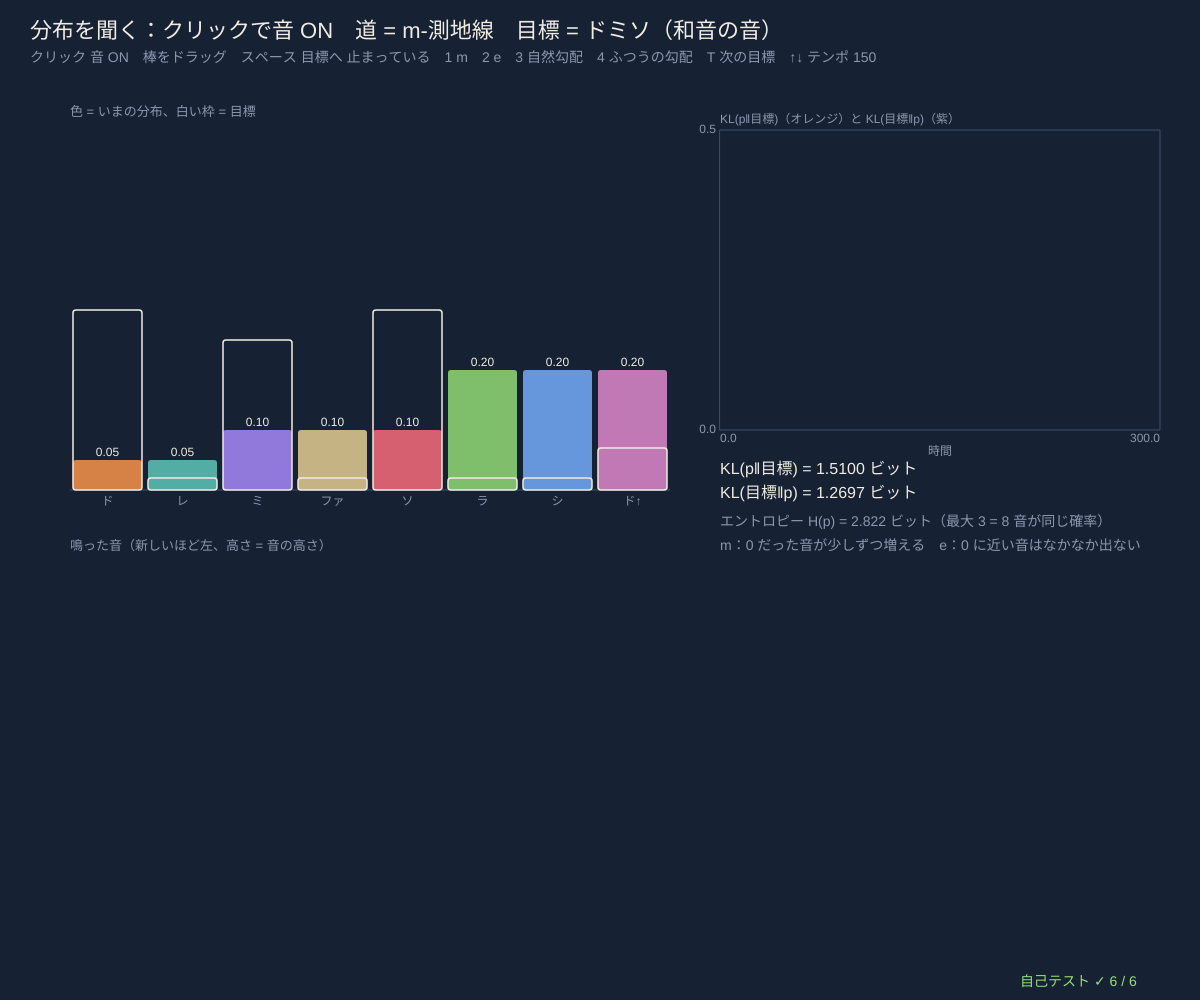
Frame 1 (no input)
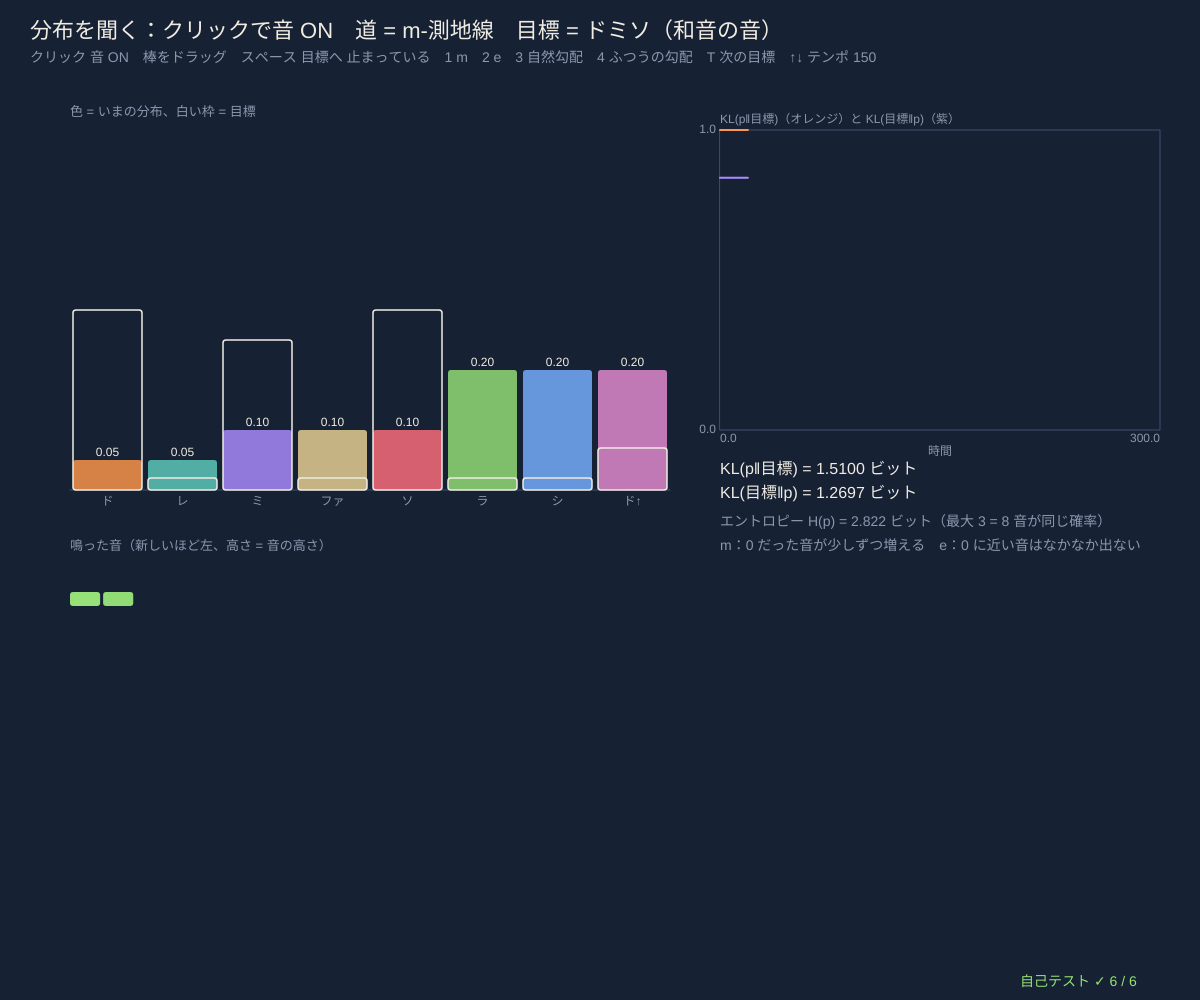
Frame 60 (no input)
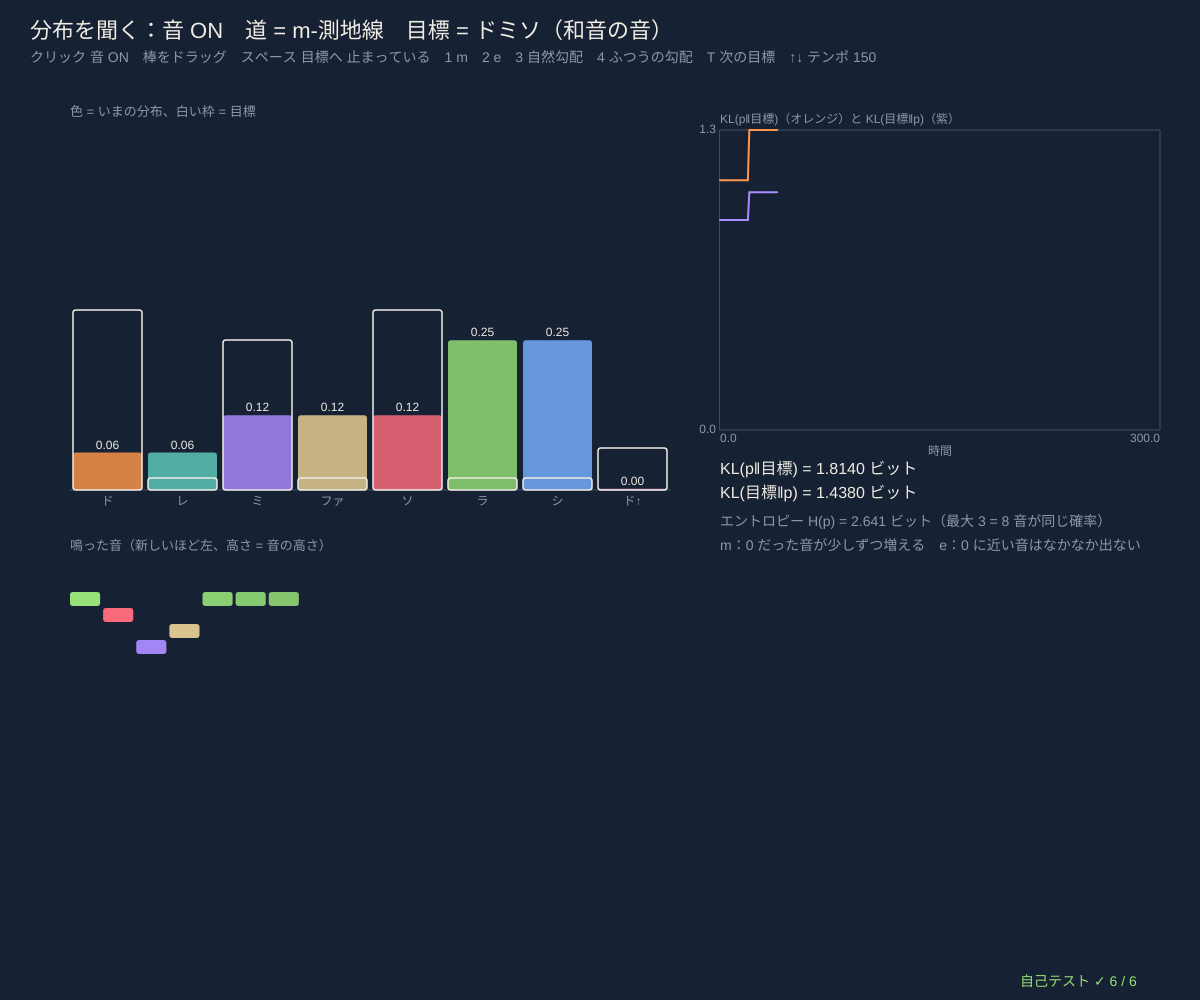
Frame 120 (the mouse pressed at the canvas centre since frame 60)

The p5.js sketch that drew these frames (run headless with seeded random() and noise() and a simulated clock; from frame 60 on, the mouse is pressed at the canvas centre):

// p5.js sketch
// ── sketch.js
// ============================================
// 14 分布を聞く 🔊 ─ 8 つの音（ド〜高いド）の確率分布から、拍ごとに 1 音をくじ引きして鳴らす
// 目標の分布（白い枠）へなめらかに近づける道を 4 通り：1 m-測地線（確率を混ぜる）2 e-測地線（対数で混ぜる）
// 3 自然勾配（KL(目標‖p) をフィッシャー行列 7×7 の連立方程式で）4 ふつうの勾配（ソフトマックスの対数のまま）。道によってメロディの変わり方がちがう
// 自然勾配の道は m-測地線とほぼ同じ（η 座標でまっすぐ目標へ）。いまの KL を表示
// クリック 音 ON / 棒をドラッグ = いまの分布 / スペース 目標へ向かう・止まる / 1〜4 道 / T 次の目標 / ↑↓ テンポ
// ============================================

const NOTES = [60, 62, 64, 65, 67, 69, 71, 72];   // ★ 鳴らす音（MIDI：ド レ ミ ファ ソ ラ シ ド）
const NOTE_NAMES = ['ド', 'レ', 'ミ', 'ファ', 'ソ', 'ラ', 'シ', 'ド↑'];
const TARGETS = [                         // ★ 目標の分布
  ['ドミソ（和音の音）', [0.3, 0.02, 0.25, 0.02, 0.3, 0.02, 0.02, 0.07]],
  ['高い音ばかり', [0.01, 0.01, 0.02, 0.04, 0.1, 0.2, 0.3, 0.32]],
  ['レとラだけ', [0.01, 0.45, 0.01, 0.01, 0.01, 0.48, 0.01, 0.02]],
  ['一様', [0.125, 0.125, 0.125, 0.125, 0.125, 0.125, 0.125, 0.125]],
];
const PATHS = ['m-測地線', 'e-測地線', '自然勾配', 'ふつうの勾配'];
let pNow = [0.05, 0.05, 0.1, 0.1, 0.1, 0.2, 0.2, 0.2], pStart = null, tgK = 0, pathK = 0, moving = false, sMix = 0, thetaVec = null, bpm = 150, nextBeat = 0, roll = [], klHist = [], barR, dragging = false;

function setup() { createCanvas(windowWidth, windowHeight); selfTest(); seedRng(14); layout(); }
function windowResized() { resizeCanvas(windowWidth, windowHeight); layout(); }
function layout() { barR = { x: 70, y: 130, w: width * 0.5, h: height * 0.36 }; }
function tgt() { return normP(TARGETS[tgK][1]); }
function logits(p) { return p.map((v) => safeLog(v) - safeLog(p[p.length - 1])); }     // θ_i = log(p_i / p_8)（最後は 0）
function softmax(th) { let m = Math.max(...th), e = th.map((v) => Math.exp(v - m)), s = e.reduce((a, b) => a + b, 0); return e.map((v) => v / s); }
// ★ 自然勾配の 1 歩：∇_θ KL(t‖p) = p − t（7 成分）、F = diag(p) − p pᵀ（7×7）を解いて Δθ = −lr F⁻¹ ∇
function naturalStep(th, t, lr) {
  let p = softmax(th), n = p.length - 1, F = [], g = [];
  for (let i = 0; i < n; i++) { F.push([]); for (let j = 0; j < n; j++) F[i].push((i === j ? p[i] : 0) - p[i] * p[j]); g.push(p[i] - t[i]); }
  let d = solveLin(F, g);
  return th.map((v, i) => (i < n ? v - lr * clampv(d[i], -50, 50) : 0));
}
function plainStep(th, t, lr) { let p = softmax(th); return th.map((v, i) => (i < th.length - 1 ? v - lr * (p[i] - t[i]) : 0)); }
function startMove() { pStart = pNow.slice(); sMix = 0; thetaVec = logits(pNow); moving = true; klHist = []; }
function advance() {                     // 1 フレーム分だけ目標へ近づける
  let t = tgt();
  if (pathK === 0 || pathK === 1) { sMix = Math.min(1, sMix + 1 / 360); pNow = pathK === 0 ? mixM(pStart, t, sMix) : mixE(pStart, t, sMix); if (sMix >= 1) moving = false; }
  else { thetaVec = pathK === 2 ? naturalStep(thetaVec, t, 0.012) : plainStep(thetaVec, t, 0.25); pNow = softmax(thetaVec); if (divKL(t, pNow) < 1e-5) moving = false; }
  pNow = mixFloor(pNow, 1e-6);
}

function draw() {
  background(...BG);
  hudTitle('分布を聞く：' + (audioCtx ? '音 ON' : 'クリックで音 ON') + '　道 = ' + PATHS[pathK] + '　目標 = ' + TARGETS[tgK][0], 'クリック 音 ON　棒をドラッグ　スペース 目標へ ' + (moving ? '移動中' : '止まっている') + '　1 m　2 e　3 自然勾配　4 ふつうの勾配　T 次の目標　↑↓ テンポ ' + bpm);
  if (moving) advance();
  let t = tgt(), kl = divKL(pNow, t), klr = divKL(t, pNow);
  if (frameCount % 3 === 0) { klHist.push([kl, klr]); if (klHist.length > 300) klHist.shift(); }
  // ---- 拍ごとに 1 音
  if (audioCtx) {
    let now = audioCtx.currentTime;
    if (nextBeat < now) nextBeat = now + 0.05;
    while (nextBeat < now + 0.1) { let k = sampleIndex(pNow); playNote(midiHz(NOTES[k]), nextBeat, 0.35, 'triangle', 0.35); roll.unshift({ k, life: 1 }); if (roll.length > 32) roll.pop(); nextBeat += 60 / bpm; }
  } else if (frameCount % Math.round(3600 / bpm) === 0) { roll.unshift({ k: sampleIndex(pNow), life: 1 }); if (roll.length > 32) roll.pop(); }
  drawBars(pNow, barR, { names: NOTE_NAMES, ghost: t, vmax: 0.6 });
  noStroke(); fill(...DIMC); textSize(13); textAlign(LEFT, BASELINE); text('色 = いまの分布、白い枠 = 目標', barR.x, barR.y - 14);
  // ---- 右：KL の変化
  let rx = barR.x + barR.w + 50, b = plotBox(rx, 130, width - rx - 40, height * 0.3, 0, 300, 0, Math.max(0.5, ...klHist.map((h) => Math.min(4, h[0]))));
  drawAxes(b, '時間', 'KL(p‖目標)（オレンジ）と KL(目標‖p)（紫）');
  plotLine(b, klHist.map((h, i) => [i, Math.min(b.y1, h[0])]), ORANGE, 2); plotLine(b, klHist.map((h, i) => [i, Math.min(b.y1, h[1])]), VIOLET, 2);
  fill(...INK); textSize(16); textAlign(LEFT, BASELINE);
  text('KL(p‖目標) = ' + fmtN(bitsOf(kl), 4) + ' ビット', rx, b.y + b.h + 44); text('KL(目標‖p) = ' + fmtN(bitsOf(klr), 4) + ' ビット', rx, b.y + b.h + 68);
  fill(...DIMC); textSize(14); text('エントロピー H(p) = ' + fmtN(bitsOf(entropyH(pNow)), 3) + ' ビット（最大 3 = 8 音が同じ確率）', rx, b.y + b.h + 96);
  text('m：0 だった音が少しずつ増える　e：0 に近い音はなかなか出ない', rx, b.y + b.h + 120);
  // ---- 下：鳴った音（新しいほど左）
  let ry = barR.y + barR.h + 70, cw = Math.min(34, (width - 140) / 32), rh = 16;
  noStroke(); fill(...DIMC); textSize(13); text('鳴った音（新しいほど左、高さ = 音の高さ）', 70, ry - 10);
  roll.forEach((r, i) => { fill(...OUTC[r.k], 255 - i * 6); rect(70 + i * cw, ry + (7 - r.k) * rh, cw - 3, rh - 2, 3); });
  drawSelfTest(width - 180, height - 14);
}
function mousePressed() { startAudio(); dragging = inRect(mouseX, mouseY, { x: barR.x, y: barR.y - 20, w: barR.w, h: barR.h + 40 }); mouseDragged(); }
function mouseDragged() { if (dragging) { moving = false; pNow = barsDrag(pNow, { x: barR.x, y: barR.y + barR.h - barR.h / 0.6, w: barR.w, h: barR.h / 0.6 }, mouseX, mouseY, 0.002); } }
function mouseReleased() { dragging = false; }
function keyPressed() {
  startAudio();
  if (key === ' ') { if (moving) moving = false; else startMove(); }
  for (let k = 1; k <= 4; k++) if (key === String(k)) { pathK = k - 1; if (moving) startMove(); }
  if (key === 't' || key === 'T') { tgK = (tgK + 1) % TARGETS.length; if (moving) startMove(); }
  if (key === UP_ARROW) bpm = Math.min(300, bpm + 10);
  if (key === DOWN_ARROW) bpm = Math.max(60, bpm - 10);
  return false;
}

// ---- 自己テスト
function selfTest() {
  selfTestResults = [];
  let p0 = normP([0.05, 0.05, 0.1, 0.1, 0.1, 0.2, 0.2, 0.2]), t = normP(TARGETS[0][1]), ok = true;
  for (let fn of [mixM, mixE]) { let a = fn(p0, t, 0), b = fn(p0, t, 1); if (a.some((v, i) => Math.abs(v - p0[i]) > 1e-12) || b.some((v, i) => Math.abs(v - t[i]) > 1e-12) || Math.abs(fn(p0, t, 0.4).reduce((s, v) => s + v, 0) - 1) > 1e-12) ok = false; }
  check('m と e の道は t = 0 で出発点、t = 1 で目標、途中も合計 1', ok);
  let th = logits(p0), q = softmax(th), n = 7, F = [], g = [];
  for (let i = 0; i < n; i++) { F.push([]); for (let j = 0; j < n; j++) F[i].push((i === j ? q[i] : 0) - q[i] * q[j]); g.push(q[i] - t[i]); }
  let d = solveLin(F, g), r = matVec(F, d);
  check('フィッシャー行列 7×7 の連立方程式 F x = ∇ の残差 < 1e-12、logits → softmax でもとにもどる', r.every((v, i) => Math.abs(v - g[i]) < 1e-12) && q.every((v, i) => Math.abs(v - p0[i]) < 1e-12));
  let devN = 0, devP = 0, mono = true, prev = Infinity, thN = logits(p0), thP = logits(p0);
  let distToM = (p) => { let best = Infinity; for (let k = 0; k <= 400; k++) best = Math.min(best, tvDist(p, mixM(p0, t, k / 400))); return best; };
  for (let s = 0; s < 600; s++) {
    thN = naturalStep(thN, t, 0.012); thP = plainStep(thP, t, 0.25);
    let pn = softmax(thN), kl = divKL(t, pn); if (kl > prev + 1e-12) mono = false; prev = kl;
    if (s % 20 === 0) { devN = Math.max(devN, distToM(pn)); devP = Math.max(devP, distToM(softmax(thP))); }
  }
  check('自然勾配の道は m-測地線から ' + fmtN(devN, 4) + ' しか離れない（ふつうの勾配は ' + fmtN(devP, 3) + '）', devN < 0.01 && devP > 3 * devN);
  check('自然勾配で KL(目標‖p) は毎歩減り、600 歩で ' + fmtN(prev, 6) + ' まで', mono && prev < 1e-3);
  let e0 = q, e1 = softmax(naturalStep(th, t, 1e-3)), okEta = true;
  for (let i = 0; i < 8; i++) if (Math.abs((e1[i] - e0[i]) - -1e-3 * (e0[i] - t[i])) > 1e-5) okEta = false;
  check('自然勾配の 1 歩は η（= 確率）で見ると −lr (p − 目標) の向き（まっすぐ目標へ）', okEta);
  seedRng(140); let c = new Array(8).fill(0), N = 40000; for (let k = 0; k < N; k++) c[sampleIndex(p0)]++;
  check('くじ引き 4 万回の割合は分布から 0.01 以内', c.every((v, i) => Math.abs(v / N - p0[i]) < 0.01));
  reportSelfTest();
}

// ---------- やってみよう ----------
// 1. 同じ目標に 1（m）と 2（e）で近づけて、メロディの変わり方を聞き比べよう。どちらが先に「和音らしく」なる？
// 2. 3（自然勾配）と 1（m）の棒グラフの動きはほとんど同じ。4（ふつうの勾配）はどこがちがう？
// 3. TARGETS に自分の目標（たとえば「ドとソだけ」）を足そう
// 4. NOTES を別の音階（ペンタトニック：60, 62, 64, 67, 69, 72, 74, 76）にしてみよう
// 5. KL(p‖目標) と KL(目標‖p) はどちらが先に小さくなる？ 01 の「向き」を耳で感じよう

// ==================================================
// ここから下は「情報幾何の道具」（中身は読まなくても OK。消さないでね）
// ==================================================
// ---- 色と小さな道具（等高線地図の色）
const BG = [22, 33, 52];                // 背景（深いスレートブルー）
const INK = [240, 236, 226];            // 文字（紙の白）
const ORANGE = [255, 150, 75], VIOLET = [170, 140, 255], TEAL = [95, 205, 190], ROSE = [255, 110, 125], LIME = [150, 225, 120], SAND = [235, 210, 150];
const DIMC = [140, 152, 175], PANEL = [32, 46, 70], WIRE = [62, 80, 110];
const OUTC = [[255, 150, 75], [95, 205, 190], [170, 140, 255], [235, 210, 150], [255, 110, 125], [150, 225, 120], [120, 175, 255], [230, 140, 210]];   // 結果ごとの色
function clampv(v, a, b) { return v < a ? a : v > b ? b : v !== v ? a : v; }     // NaN なら a に戻す
function fmtN(v, d) { if (typeof v !== 'number' || v !== v) return '?'; if (!isFinite(v)) return v > 0 ? '∞' : '−∞'; return v.toFixed(d === undefined ? 2 : d); }
function fmtP(p, d) { return '(' + p.map((v) => fmtN(v, d === undefined ? 2 : d)).join(', ') + ')'; }
function hudTitle(t, sub) {              // 左上のタイトルと操作の説明
  noStroke(); fill(...INK); textSize(22); textAlign(LEFT, BASELINE); text(t, 30, 38);
  fill(...DIMC); textSize(14); textLeading(19); text(sub, 30, 62);
}
function inRect(x, y, r) { return x >= r.x && x <= r.x + r.w && y >= r.y && y <= r.y + r.h; }
function drawField(f) { if (f) image(f.img, f.x, f.y, f.w, f.h); }   // 等高線の地図（画像）を描く
function freeField(f) { if (f && f.img) f.img.remove(); }
// ---- 種つきの乱数（同じ種なら毎回同じ列 → 実験をくり返せる）
let rngState = 1;
function seedRng(s) { rngState = (s >>> 0) || 1; }
function rnd() {                       // 0〜1 の一様乱数（mulberry32）
  rngState = (rngState + 0x6d2b79f5) >>> 0;
  let t = rngState;
  t = Math.imul(t ^ (t >>> 15), t | 1);
  t ^= t + Math.imul(t ^ (t >>> 7), t | 61);
  return ((t ^ (t >>> 14)) >>> 0) / 4294967296;
}
function gaussRnd() { let u = 1 - rnd(), v = rnd(); return Math.sqrt(-2 * Math.log(u)) * Math.cos(2 * Math.PI * v); }   // 標準正規分布（ボックス-ミュラー法）
function rndDist(k, floor) {            // でたらめな確率分布（k 個、どれも floor 以上）
  let p = []; for (let i = 0; i < k; i++) p.push(-Math.log(1 - rnd()) + 1e-9);
  return mixFloor(normP(p), floor || 0);
}
function sampleIndex(p) { let u = rnd(), c = 0; for (let i = 0; i < p.length; i++) { c += p[i]; if (u < c) return i; } return p.length - 1; }
// ---- 情報の道具：確率分布 p = [p1, p2, ...]（合計 1）。log(0) は 0·log 0 = 0 として扱う
const TINY = 1e-300;
function normP(p) { let s = 0; for (let v of p) s += Math.max(0, v); if (!(s > 0)) return p.map(() => 1 / p.length); return p.map((v) => Math.max(0, v) / s); }
function mixFloor(p, f) { if (!f) return p; return normP(p.map((v) => Math.max(v, f))); }   // どの確率も f 以上に（0 を避ける）
function safeLog(v) { return Math.log(Math.max(v, TINY)); }
function entropyH(p) { let h = 0; for (let v of p) if (v > 0) h -= v * Math.log(v); return h; }           // エントロピー（ナット）
function divKL(p, q) {                  // KL ダイバージェンス D(p‖q)（ナット）。q が 0 で p > 0 なら ∞
  let d = 0;
  for (let i = 0; i < p.length; i++) { if (p[i] <= 0) continue; if (q[i] <= 0) return Infinity; d += p[i] * Math.log(p[i] / q[i]); }
  return Math.max(0, d);
}
function crossH(p, q) { let h = 0; for (let i = 0; i < p.length; i++) if (p[i] > 0) h -= p[i] * safeLog(q[i]); return h; }  // 交差エントロピー
function bhatta(p, q) { let s = 0; for (let i = 0; i < p.length; i++) s += Math.sqrt(Math.max(0, p[i] * q[i])); return Math.min(1, s); }
function fisherRao(p, q) { return 2 * Math.acos(clampv(bhatta(p, q), -1, 1)); }                          // フィッシャー-ラオ距離 = 球の大円の長さ
function hellingerSq(p, q) { let s = 0; for (let i = 0; i < p.length; i++) { let d = Math.sqrt(p[i]) - Math.sqrt(q[i]); s += d * d; } return s; }   // Σ(√p − √q)²
function tvDist(p, q) { let s = 0; for (let i = 0; i < p.length; i++) s += Math.abs(p[i] - q[i]); return s / 2; }
function alphaDiv(p, q, a) {            // α-ダイバージェンス（甘利の流儀）。α → −1 で D(p‖q)、α → +1 で D(q‖p)
  if (Math.abs(a + 1) < 1e-12) return divKL(p, q);
  if (Math.abs(a - 1) < 1e-12) return divKL(q, p);
  let s = 0, ea = (1 - a) / 2, eb = (1 + a) / 2;
  for (let i = 0; i < p.length; i++) s += Math.pow(Math.max(p[i], 0), ea) * Math.pow(Math.max(q[i], 0), eb);
  return Math.max(0, (4 / (1 - a * a)) * (1 - s));
}
function mixM(p, q, t) { return p.map((v, i) => (1 - t) * v + t * q[i]); }                       // m-測地線：確率をそのまま混ぜる
function mixE(p, q, t) { return normP(p.map((v, i) => Math.exp((1 - t) * safeLog(v) + t * safeLog(q[i])))); }   // e-測地線：対数で混ぜて正規化
function mixAlpha(p, q, t, a) {         // α-測地線：u^((1−α)/2) で混ぜて正規化（α = −1 は m、α = +1 は e）
  if (Math.abs(a - 1) < 1e-9) return mixE(p, q, t);
  let ex = (1 - a) / 2;
  return normP(p.map((v, i) => Math.pow((1 - t) * Math.pow(v, ex) + t * Math.pow(q[i], ex), 1 / ex)));
}
function bitsOf(nat) { return nat / Math.LN2; }
// ---- 棒グラフ（ドラッグで高さを変えられる）
function drawBars(p, r, opt) {          // r = {x, y, w, h}、opt = {cols, names, vmax, ghost（重ねて描く別の分布）}
  opt = opt || {};
  let k = p.length, bw = r.w / k, vmax = opt.vmax || 1;
  stroke(...WIRE); strokeWeight(1); line(r.x, r.y + r.h, r.x + r.w, r.y + r.h);
  for (let i = 0; i < k; i++) {
    let hh = (clampv(p[i], 0, vmax) / vmax) * r.h, col = (opt.cols || OUTC)[i % 8];
    noStroke(); fill(...col, 210); rect(r.x + i * bw + 3, r.y + r.h - hh, bw - 6, hh, 3);
    if (opt.ghost) { let gh = (clampv(opt.ghost[i], 0, vmax) / vmax) * r.h; noFill(); stroke(...INK); strokeWeight(1.5); rect(r.x + i * bw + 3, r.y + r.h - gh, bw - 6, gh, 3); }
    noStroke(); fill(...INK); textSize(12); textAlign(CENTER, BASELINE);
    if (bw >= 30) text(fmtN(p[i], 2), r.x + (i + 0.5) * bw, r.y + r.h - hh - 4);   // 細い棒では数字を省く
    fill(...DIMC); text(opt.names ? opt.names[i] : String(i + 1), r.x + (i + 0.5) * bw, r.y + r.h + 15);
  }
}
function barsDrag(p, r, mx, my, floor) {  // 棒をドラッグ：i 番目の高さを変えて、残りを比例で縮める（合計 1 のまま）
  let k = p.length, i = Math.floor((mx - r.x) / (r.w / k));
  if (i < 0 || i >= k || my < r.y - 30 || my > r.y + r.h + 20) return p;
  let v = clampv((r.y + r.h - my) / r.h, floor || 0.001, 1 - (floor || 0.001) * (k - 1)), rest = 1 - p[i], q = p.slice();
  for (let j = 0; j < k; j++) q[j] = j === i ? v : rest > 1e-9 ? (p[j] / rest) * (1 - v) : (1 - v) / (k - 1);
  return mixFloor(q, floor || 0.001);
}
// ---- 小さな連立一次方程式 A x = b（ガウスの消去法、部分ピボット）
function solveLin(A, b) {
  let n = b.length, M = A.map((r, i) => r.slice().concat([b[i]]));
  for (let c = 0; c < n; c++) {
    let piv = c; for (let r = c + 1; r < n; r++) if (Math.abs(M[r][c]) > Math.abs(M[piv][c])) piv = r;
    [M[c], M[piv]] = [M[piv], M[c]];
    let d = Math.abs(M[c][c]) < 1e-300 ? 1e-300 : M[c][c];
    for (let r = c + 1; r < n; r++) { let f = M[r][c] / d; for (let k = c; k <= n; k++) M[r][k] -= f * M[c][k]; }
  }
  let x = new Array(n).fill(0);
  for (let r = n - 1; r >= 0; r--) { let s = M[r][n]; for (let k = r + 1; k < n; k++) s -= M[r][k] * x[k]; x[r] = s / (Math.abs(M[r][r]) < 1e-300 ? 1e-300 : M[r][r]); }
  return x;
}
function matVec(A, x) { return A.map((r) => r.reduce((s, v, j) => s + v * x[j], 0)); }
// ---- 2 次元の図の枠（データ座標 ↔ 画面）
function plotBox(x, y, w, h, x0, x1, y0, y1) { return { x, y, w, h, x0, x1, y0, y1 }; }
function toScr(b, u, v) { return [b.x + ((u - b.x0) / (b.x1 - b.x0)) * b.w, b.y + b.h - ((v - b.y0) / (b.y1 - b.y0)) * b.h]; }
function fromScr(b, sx, sy) { return [b.x0 + ((sx - b.x) / b.w) * (b.x1 - b.x0), b.y0 + ((b.y + b.h - sy) / b.h) * (b.y1 - b.y0)]; }
function drawAxes(b, xl, yl) {
  noFill(); stroke(...WIRE); strokeWeight(1); rect(b.x, b.y, b.w, b.h);
  noStroke(); fill(...DIMC); textSize(12); textAlign(CENTER, TOP); text(xl, b.x + b.w / 2, b.y + b.h + 16);
  textAlign(LEFT, TOP); text(fmtN(b.x0, 1), b.x, b.y + b.h + 3); textAlign(RIGHT, TOP); text(fmtN(b.x1, 1), b.x + b.w, b.y + b.h + 3);
  textAlign(RIGHT, CENTER); text(fmtN(b.y0, 1), b.x - 4, b.y + b.h); text(fmtN(b.y1, 1), b.x - 4, b.y); textAlign(LEFT, BOTTOM); text(yl, b.x, b.y - 4);
}
function plotLine(b, pts, col, w) {      // データ座標の点列を折れ線に（枠の外の部分は枠のふちで切る）
  if (!pts || pts.length < 2) return;
  noFill(); stroke(...col); strokeWeight(w || 2);
  let run = [], x0 = b.x - 1, x1 = b.x + b.w + 1, y0 = b.y - 1, y1 = b.y + b.h + 1;
  let flush = () => { if (run.length >= 2) { beginShape(); for (let q of run) vertex(q[0], q[1]); endShape(); } run = []; };
  let clip = (a, c) => {                 // 線分 a→c の枠の中の部分 [t0, t1]（リャン-バースキー法）。なければ null
    let t0 = 0, t1 = 1, dx = c[0] - a[0], dy = c[1] - a[1];
    for (let [p, q] of [[-dx, a[0] - x0], [dx, x1 - a[0]], [-dy, a[1] - y0], [dy, y1 - a[1]]]) {
      if (p === 0) { if (q < 0) return null; continue; }
      let r = q / p; if (p < 0) t0 = Math.max(t0, r); else t1 = Math.min(t1, r);
    }
    return t0 <= t1 ? [t0, t1] : null;
  };
  let prev = null;
  for (let p of pts) {
    let s = toScr(b, p[0], p[1]);
    if (!(s[0] === s[0] && s[1] === s[1] && isFinite(s[0]) && isFinite(s[1]))) { flush(); prev = null; continue; }
    if (prev) {
      let c = clip(prev, s);
      if (!c) flush();
      else {
        let A = [prev[0] + c[0] * (s[0] - prev[0]), prev[1] + c[0] * (s[1] - prev[1])], B = [prev[0] + c[1] * (s[0] - prev[0]), prev[1] + c[1] * (s[1] - prev[1])];
        if (c[0] > 0) { flush(); run.push(A); } else if (!run.length) run.push(A);
        run.push(B);
        if (c[1] < 1) flush();
      }
    }
    prev = s;
  }
  flush(); noStroke();                  // あとの文字にふちがつかないように
}
function gridField(b, fn, opt) {        // 長方形の上の等高線の地図（fn(u, v)）
  opt = opt || {};
  let res = opt.res || 3, gw = Math.ceil(b.w / res), gh = Math.ceil(b.h / res), g = createGraphics(gw, gh); g.pixelDensity(1); g.loadPixels();
  let vals = new Float64Array(gw * gh), lv = opt.level || 0.1, vmin = opt.vmin || 0, vmax = opt.vmax || 1, c0 = opt.c0 || [40, 60, 95], c1 = opt.c1 || ORANGE;
  for (let j = 0; j < gh; j++) for (let i = 0; i < gw; i++) { let [u, v] = fromScr(b, b.x + (i + 0.5) * res, b.y + (j + 0.5) * res); vals[j * gw + i] = fn(u, v); }
  let bandOf = (v) => Math.floor(clampv((v - vmin) / lv, -1e6, 1e6));
  for (let j = 0; j < gh; j++) for (let i = 0; i < gw; i++) {
    let k = j * gw + i, v = vals[k], o = 4 * k, band = bandOf(v), t = clampv((v - vmin) / (vmax - vmin), 0, 1), sh = band % 2 ? 0.9 : 1;
    let edge = v < (opt.cap || Infinity) && ((i + 1 < gw && bandOf(vals[k + 1]) !== band) || (j + 1 < gh && bandOf(vals[k + gw]) !== band));
    for (let c = 0; c < 3; c++) g.pixels[o + c] = edge ? 235 : (c0[c] + (c1[c] - c0[c]) * t) * sh;
    g.pixels[o + 3] = edge ? 170 : 255;
  }
  g.updatePixels();
  return { img: g, x: b.x, y: b.y, w: b.w, h: b.h };
}
// ---- 音の道具（Web Audio）。全体の音量 MASTER は 0.2 以下
const MASTER = 0.12;                   // ★ 全体の音量（0.2 以下にしておく）
let audioCtx = null, masterOut = null;
function startAudio() {
  if (!audioCtx) {
    try { audioCtx = new (window.AudioContext || window.webkitAudioContext)(); } catch (e) { return; }
    masterOut = audioCtx.createGain(); masterOut.gain.value = Math.min(0.2, MASTER); masterOut.connect(audioCtx.destination);
  }
  audioCtx.resume();
}
function playNote(freq, when, dur, wave, vol) {   // 1 音（やわらかく立ち上がって消える）
  if (!audioCtx) return;
  let o = audioCtx.createOscillator(), gn = audioCtx.createGain();
  o.type = wave || 'triangle'; o.frequency.setValueAtTime(freq, when);
  gn.gain.setValueAtTime(0.0001, when); gn.gain.exponentialRampToValueAtTime(vol || 0.6, when + 0.015);
  gn.gain.exponentialRampToValueAtTime(0.001, when + dur);
  o.connect(gn); gn.connect(masterOut); o.start(when); o.stop(when + dur + 0.05);
}
function midiHz(m) { return 440 * Math.pow(2, (m - 69) / 12); }
// ---- 自己テストの道具
let selfTestResults = [];
function check(name, cond) { selfTestResults.push({ name, ok: !!cond }); }
function reportSelfTest() { for (let r of selfTestResults) (r.ok ? console.log : console.error)((r.ok ? '✓ ' : '✗ ') + r.name); }
function selfTestOk() { return selfTestResults.every((r) => r.ok); }
function selfTestLine() { let n = selfTestResults.filter((r) => r.ok).length; return '自己テスト ' + (n === selfTestResults.length ? '✓ ' : '✗ ') + n + ' / ' + selfTestResults.length; }
function drawSelfTest(x, y) { noStroke(); fill(...(selfTestOk() ? LIME : ROSE)); textSize(14); textAlign(LEFT, BASELINE); text(selfTestLine(), x, y); }
